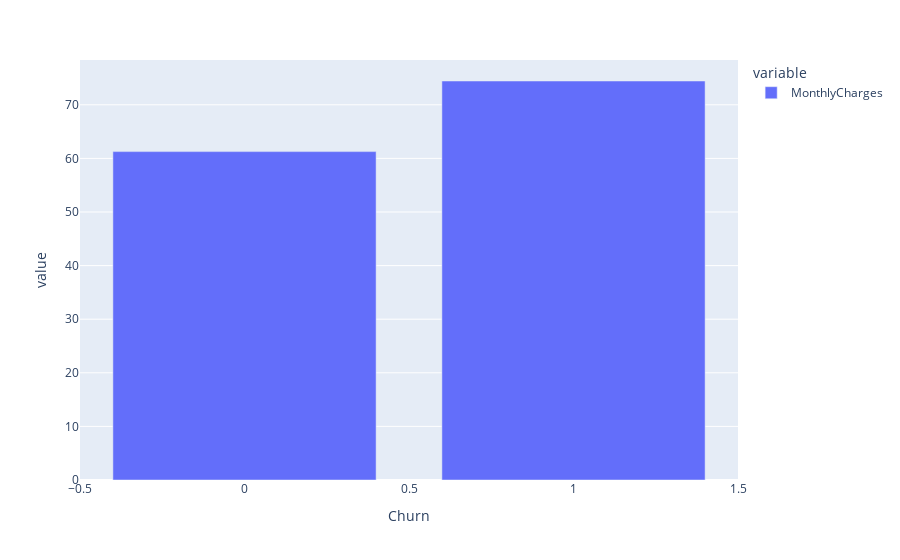

Notebook code for this chart:
### Code cell
df.groupby('Churn')['MonthlyCharges'].mean().plot(kind = 'bar', backend = 'plotly')

### Figure 1 — Plotly figure (JSON) as saved in the notebook; plotly's stock layout.template omitted (floating-point values rounded to 4 significant figures)
{"data": [{"alignmentgroup": "True", "hovertemplate": "variable=MonthlyCharges<br>Churn=%{x}<br>value=%{y}<extra></extra>", "legendgroup": "MonthlyCharges", "marker": {"color": "#636efa", "pattern": {"shape": ""}}, "name": "MonthlyCharges", "offsetgroup": "MonthlyCharges", "orientation": "v", "showlegend": true, "textposition": "auto", "type": "bar", "x": [0, 1], "xaxis": "x", "y": [61.27, 74.44], "yaxis": "y"}], "layout": {"barmode": "relative", "legend": {"title": {"text": "variable"}, "tracegroupgap": 0}, "margin": {"t": 60}, "xaxis": {"anchor": "y", "domain": [0, 1], "title": {"text": "Churn"}}, "yaxis": {"anchor": "x", "domain": [0, 1], "title": {"text": "value"}}}}
